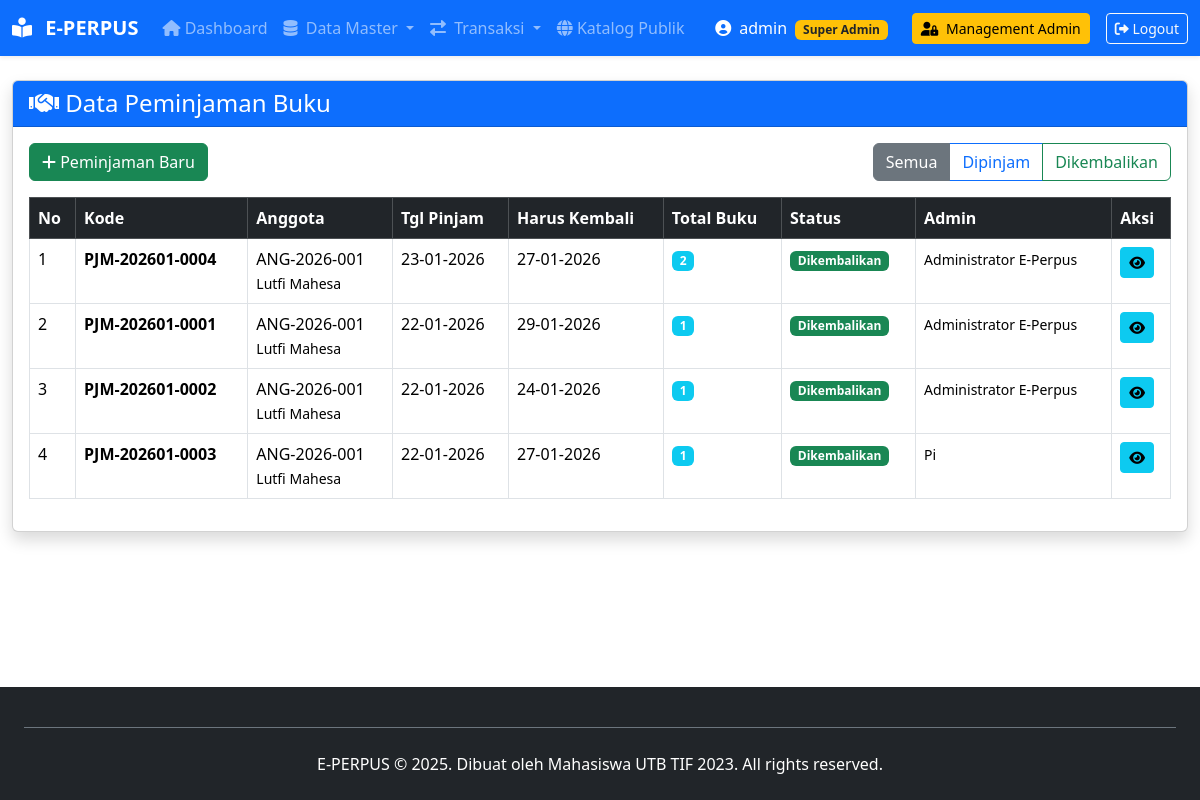
Page /index.php?page=peminjaman/index (signed in) on the committed database.
### tables this page shows
CREATE TABLE `peminjaman` (
  `id_peminjaman` int(11) NOT NULL,
  `kode_peminjaman` varchar(20) NOT NULL,
  `id_anggota` int(11) NOT NULL,
  `id_admin` int(11) NOT NULL COMMENT 'Admin yang memproses',
  `tanggal_pinjam` date NOT NULL,
  `tanggal_harus_kembali` date NOT NULL,
  `tanggal_kembali` date DEFAULT NULL,
  `durasi_hari` int(3) NOT NULL DEFAULT 7 COMMENT 'Durasi peminjaman',
  `status_pinjam` enum('dipinjam','dikembalikan','terlambat') DEFAULT 'dipinjam',
  `total_buku` int(3) NOT NULL DEFAULT 0,
  `catatan_pinjam` text DEFAULT NULL,
  `created_at` timestamp NOT NULL DEFAULT current_timestamp(),
  `updated_at` timestamp NOT NULL DEFAULT current_timestamp() ON UPDATE current_timestamp()
);

CREATE TABLE `anggota` (
  `id_anggota` int(11) NOT NULL,
  `no_anggota` varchar(20) NOT NULL COMMENT 'Nomor ID anggota',
  `nik` varchar(16) DEFAULT NULL COMMENT 'NIK KTP',
  `nama_lengkap` varchar(100) NOT NULL,
  `jenis_kelamin` enum('L','P') NOT NULL,
  `tempat_lahir` varchar(50) DEFAULT NULL,
  `tanggal_lahir` date DEFAULT NULL,
  `alamat` text NOT NULL,
  `kelurahan` varchar(50) DEFAULT NULL,
  `kecamatan` varchar(50) DEFAULT NULL,
  `kota` varchar(50) DEFAULT 'Subang',
  `kode_pos` varchar(5) DEFAULT NULL,
  `no_hp` varchar(15) NOT NULL,
  `email` varchar(100) DEFAULT NULL,
  `username` varchar(50) NOT NULL,
  `password` varchar(255) NOT NULL,
  `foto_profil` varchar(100) DEFAULT 'default_user.png',
  `pekerjaan` varchar(50) DEFAULT 'Pelajar/Mahasiswa',
  `instansi` varchar(100) DEFAULT NULL,
  `status_anggota` enum('aktif','nonaktif','suspended') DEFAULT 'aktif',
  `tanggal_daftar` date NOT NULL,
  `tanggal_expired` date NOT NULL COMMENT 'Masa aktif keanggotaan',
  `total_pinjam` int(11) DEFAULT 0,
  `denda_aktif` int(11) DEFAULT 0,
  `created_at` timestamp NOT NULL DEFAULT current_timestamp(),
  `updated_at` timestamp NOT NULL DEFAULT current_timestamp() ON UPDATE current_timestamp()
);

### src/controllers/PeminjamanController.php (called while the page is built, shortened)
<?php
require_once ROOT_PATH . 'src/models/PeminjamanModel.php';
class PeminjamanController {
    private $model;
    public function __construct() {
        $db = (new Database())->getConnection();
        $this->model = new PeminjamanModel($db);
    }
    public function index() {
        $status = $_GET['status'] ?? '';
        if ($status) {
            $stmt = $this->model->filterByStatus($status);
        } else {
            $stmt = $this->model->readAll();
        }
        $data_peminjaman = $stmt->fetchAll(PDO::FETCH_ASSOC);
        require_once ROOT_PATH . 'src/views/peminjaman/index.php';
    }
}
?>

### src/models/PeminjamanModel.php (called while the page is built, shortened)
<?php
class PeminjamanModel {
    private $conn;
    private $table = "peminjaman";
    public function __construct($db) {
        $this->conn = $db;
    }
public function readAll() {
        $query = "SELECT p.*, a.nama_lengkap, a.no_anggota, adm.nama_lengkap as admin_nama
                  FROM {$this->table} p
                  JOIN anggota a ON p.id_anggota = a.id_anggota
                  JOIN admin adm ON p.id_admin = adm.id_admin
                  ORDER BY p.tanggal_pinjam DESC";
        $stmt = $this->conn->prepare($query);
        $stmt->execute();
        return $stmt;
    }
}
?>

### src/views/peminjaman/index.php (the view, shortened to what this page needs)
<?php include(ROOT_PATH . 'src/views/layouts/header.php'); ?>
<div class="container-fluid mt-4">
    <div class="card shadow">
        <div class="card-header bg-primary text-white">
            <h4 class="mb-0"><i class="fas fa-handshake"></i> Data Peminjaman Buku</h4>
        </div>
        <div class="card-body">
            <div class="d-flex justify-content-between mb-3">
                <div>
                    <a href="index.php?page=peminjaman/create" class="btn btn-success">
                        <i class="fas fa-plus"></i> Peminjaman Baru
                    </a>
                </div>
                <div class="btn-group">
                    <a href="index.php?page=peminjaman/index" class="btn btn-outline-secondary <?= empty($_GET['status']) ? 'active' : '' ?>">
                        Semua
                    </a>
                    <a href="index.php?page=peminjaman/index&status=dipinjam" class="btn btn-outline-primary <?= ($_GET['status'] ?? '') == 'dipinjam' ? 'active' : '' ?>">
                        Dipinjam
                    </a>
                    <a href="index.php?page=peminjaman/index&status=dikembalikan" class="btn btn-outline-success <?= ($_GET['status'] ?? '') == 'dikembalikan' ? 'active' : '' ?>">
                        Dikembalikan
                    </a>
                </div>
            </div>
            <div class="table-responsive">
                <table class="table table-bordered table-hover">
                    <thead class="table-dark">
                        <tr>
                            <th>No</th>
                            <th>Kode</th>
                            <th>Anggota</th>
                            <th>Tgl Pinjam</th>
                            <th>Harus Kembali</th>
                            <th>Total Buku</th>
                            <th>Status</th>
                            <th>Admin</th>
                            <th>Aksi</th>
                        </tr>
                    </thead>
                    <tbody>
                        <?php if (!empty($data_peminjaman)): ?>
                            <?php $no = 1; foreach ($data_peminjaman as $pjm): ?>
                                <tr>
                                    <td><?= $no++ ?></td>
                                    <td><strong><?= htmlspecialchars($pjm['kode_peminjaman']) ?></strong></td>
                                    <td>
                                        <?= htmlspecialchars($pjm['no_anggota']) ?><br>
                                        <small><?= htmlspecialchars($pjm['nama_lengkap']) ?></small>
                                    </td>
                                    <td><?= date('d-m-Y', strtotime($pjm['tanggal_pinjam'])) ?></td>
                                    <td><?= date('d-m-Y', strtotime($pjm['tanggal_harus_kembali'])) ?></td>
                                    <td><span class="badge bg-info"><?= $pjm['total_buku'] ?></span></td>
                                    <td>
                                        <?php if ($pjm['status_pinjam'] == 'dipinjam'): ?>
                                            <span class="badge bg-warning">Dipinjam</span>
                                        <?php elseif ($pjm['status_pinjam'] == 'dikembalikan'): ?>
                                            <span class="badge bg-success">Dikembalikan</span>
                                        <?php else: ?>
                                            <span class="badge bg-danger">Terlambat</span>
                                        <?php endif; ?>
                                    </td>
                                    <td><small><?= htmlspecialchars($pjm['admin_nama']) ?></small></td>
                                    <td>
                                        <a href="index.php?page=peminjaman/detail&id=<?= $pjm['id_peminjaman'] ?>"
                                           class="btn btn-sm btn-info">
                                            <i class="fas fa-eye"></i>
                                        </a>
                                    </td>
                                </tr>
                            <?php endforeach; ?>
                        <?php else: ?>
                            <tr><td colspan="9" class="text-center">Tidak ada data peminjaman.</td></tr>
                        <?php endif; ?>
                    </tbody>
                </table>
            </div>
        </div>
    </div>
</div>
<?php include(ROOT_PATH . 'src/views/layouts/footer.php'); ?>

### rows in the picture
peminjaman: kode_peminjaman "PJM-202601-0004", id_anggota.no_anggota "ANG-2026-001", id_anggota.nama_lengkap "Lutfi Mahesa", tanggal_pinjam "23-01-2026", tanggal_harus_kembali "27-01-2026", total_buku "2", status_pinjam "Dikembalikan", id_admin.nama_lengkap "Administrator E-Perpus"
peminjaman: kode_peminjaman "PJM-202601-0001", id_anggota.no_anggota "ANG-2026-001", id_anggota.nama_lengkap "Lutfi Mahesa", tanggal_pinjam "22-01-2026", tanggal_harus_kembali "29-01-2026", total_buku "1", status_pinjam "Dikembalikan", id_admin.nama_lengkap "Administrator E-Perpus"
peminjaman: kode_peminjaman "PJM-202601-0002", id_anggota.no_anggota "ANG-2026-001", id_anggota.nama_lengkap "Lutfi Mahesa", tanggal_pinjam "22-01-2026", tanggal_harus_kembali "24-01-2026", total_buku "1", status_pinjam "Dikembalikan", id_admin.nama_lengkap "Administrator E-Perpus"
peminjaman: kode_peminjaman "PJM-202601-0003", id_anggota.no_anggota "ANG-2026-001", id_anggota.nama_lengkap "Lutfi Mahesa", tanggal_pinjam "22-01-2026", tanggal_harus_kembali "27-01-2026", total_buku "1", status_pinjam "Dikembalikan", id_admin.nama_lengkap "Pi"

### other values in the picture
$_SESSION['username'] "admin"
